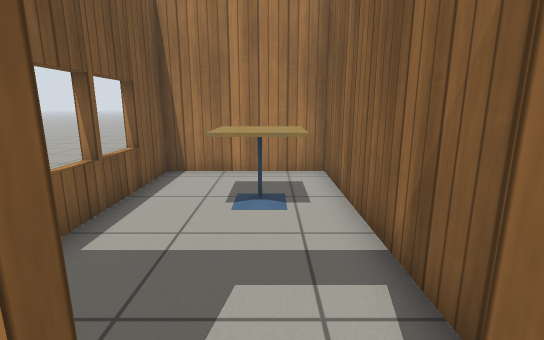
view 1 (above)

15 first-person views from a walk through a world built for the Gazebo simulator. The camera is 1 m above the floor, tilts 12° down and sees 85° across. The floor is counted in squares, 0.5 m on a side. Each view is taken from the middle of a square. On the plan, view 1 faces up. The plan holds only what a view shows up to about 17 squares ahead; the rest is blank. Gazebo's built-in surfaces are drawn with simple patterns.

view 2
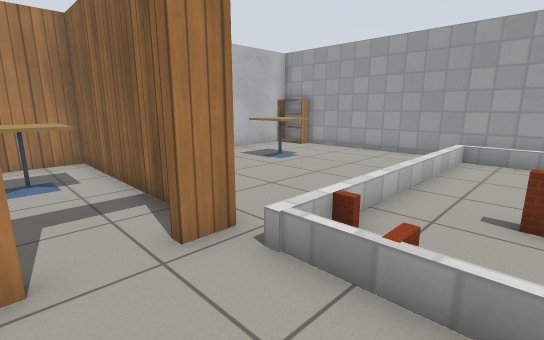

view 3
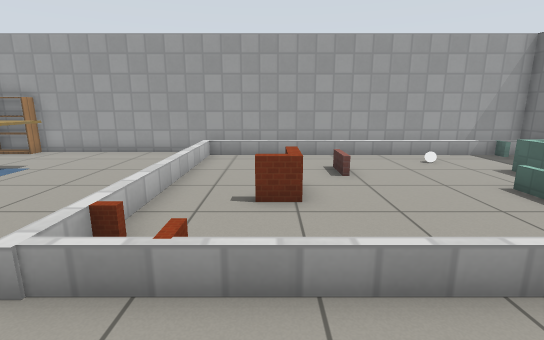

view 4
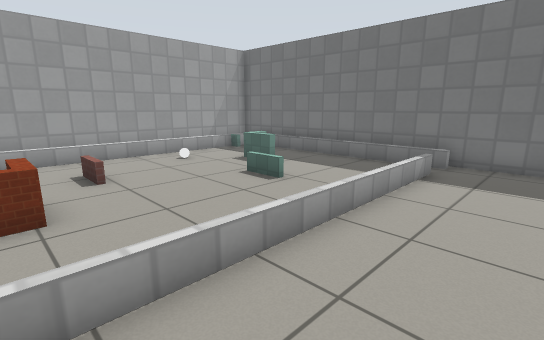

view 5
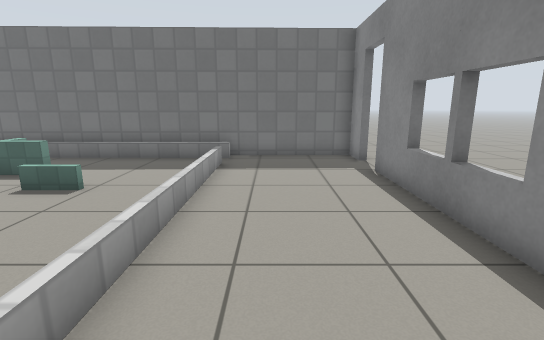

view 6
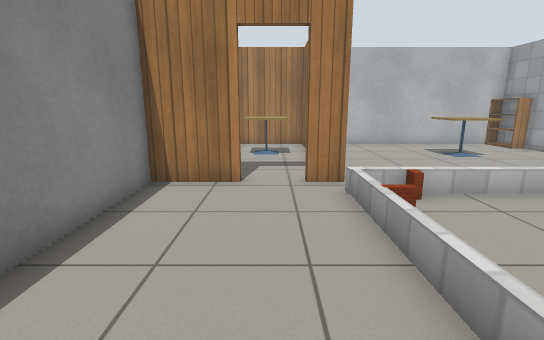

view 7
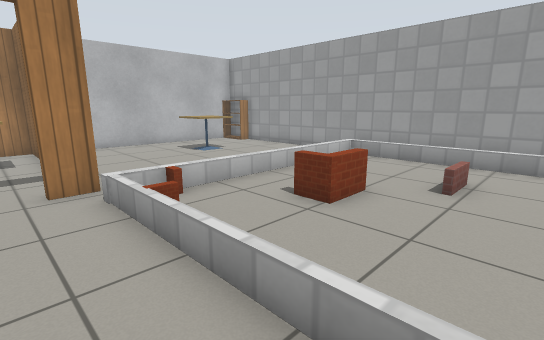

view 8
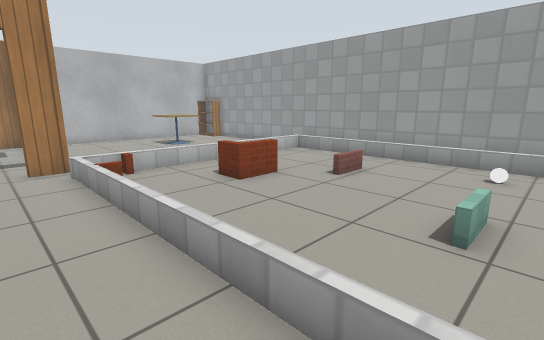

view 9
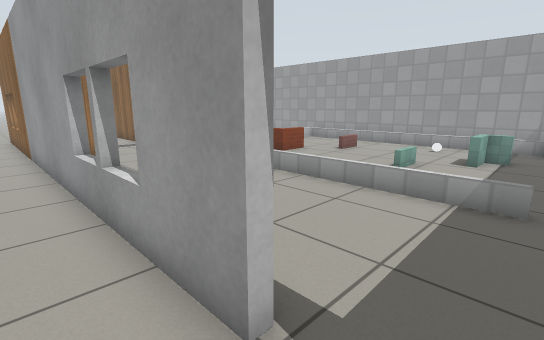

view 10
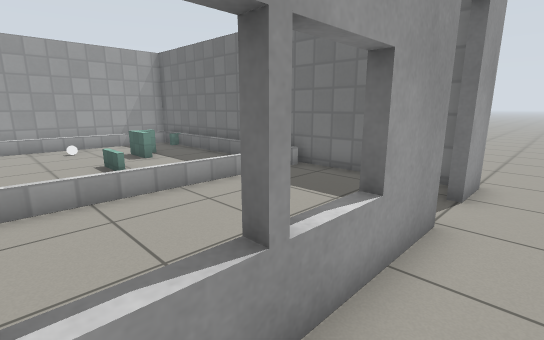

view 11
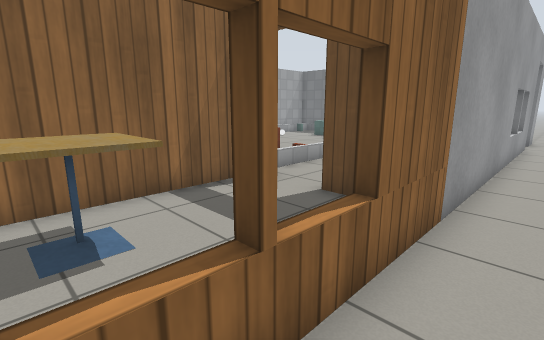

view 12
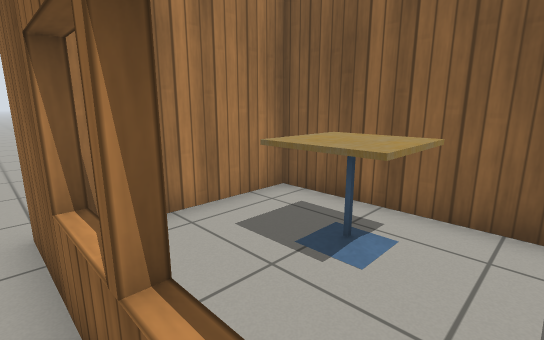

view 13
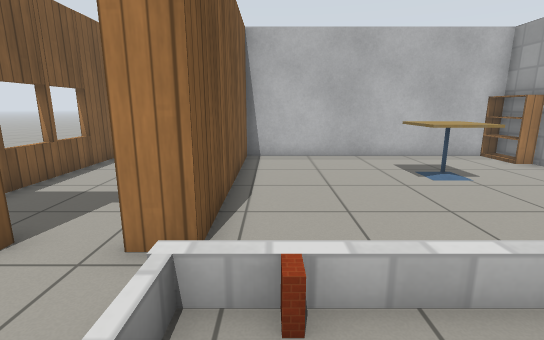

view 14
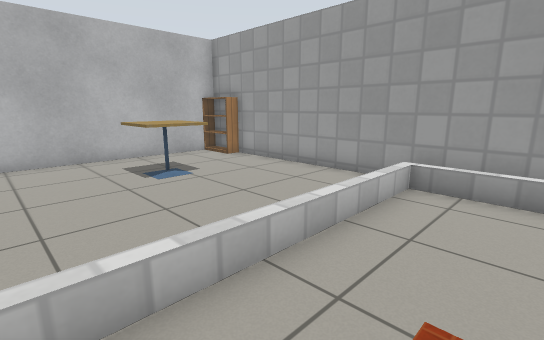

view 15
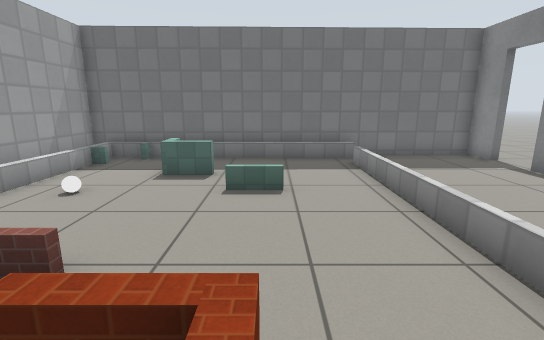

### Floor plan
Ten units are one square. View 1 is at (0, 0); x grows to the right and y downward. Boxes are objects, and circles mark ways between rooms. Rooms are numbered by the first view taken in them; rooms with no view inside come last. Other rooms are left out.
<svg viewBox="-55 -105 185 270">
<path fill="none" stroke="#000" d="M-33 52 -33 114M-33 130 -33 145 14 144M-9 -8 -33 -8 -33 38M20 -8 9 -8M18 127 18 2M-36 149 -36 130M-36 114 -36 -96M14 144 123 141 123 -1M75 51 90 51M61 92 46 92M90 53 75 53M46 90 61 90M66 37 51 37 51 27M67 107 84 107M54 33 66 33M80 117 80 110 67 110M20 49 20 127M109 124 114 124 115 4 33 4M26 19 20 19M31 8 31 4 20 4 20 15M102 138 114 138 114 127M16 137 100 138M115 -92 20 -92 20 -8M123 -1 123 -75M-18 -11 -9 -11M17 -19 17 -92 -33 -92 -33 -36"/>
<rect x="115" y="-95" width="10" height="20" fill="#bbb"><title>bookshelf</title></rect>
<rect x="95" y="85" width="10" height="10" fill="#bbb"><title>white ball</title></rect>
<rect x="65" y="-65" width="30" height="20" fill="#bbb"><title>cafe table</title></rect>
<rect x="-15" y="-75" width="20" height="30" fill="#bbb"><title>cafe table</title></rect>
<circle cx="-33" cy="123" r="3" fill="#2a7"/>
<circle cx="20" cy="130" r="3" fill="#2a7"/>
<circle cx="5" cy="-10" r="3" fill="#2a7"/>
<circle cx="-50" cy="120" r="3" fill="#2a7"/>
<text x="-10" y="70">1</text>
<text x="-50" y="140">2</text>
<text x="20" y="-100">3</text>
<text x="70" y="70">4</text>
<text x="70" y="-50">5</text>
<text x="-10" y="-50">6</text>
</svg>
Room 1 opens to room 2. Room 1 opens to room 4. Room 1 opens to room 6. Room 2 opens to room 3.

Where each view was taken, in squares from view 1:
view 1: 0 up, 0 right, facing up
view 2: 3 down, 1 left, facing up-right
view 3: 3 down, 1 left, facing right
view 4: 3 down, 1 left, facing down-right
view 5: 2 down, 0 right, facing down
view 6: 7 down, 0 right, facing up
view 7: 7 down, 0 right, facing up-right
view 8: 10 down, 0 right, facing up-right
view 9: 13 down, 5 left, facing up-right
view 10: 6 down, 5 left, facing down-right
view 11: 7 up, 5 left, facing down-right
view 12: 4 up, 4 left, facing up-right
view 13: 3 down, 3 right, facing up
view 14: 3 down, 4 right, facing up-right
view 15: 2 down, 5 right, facing down
